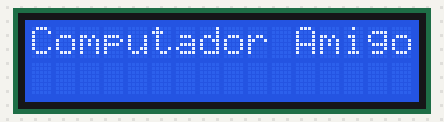
The sketch below on a simulated Arduino Uno, built with avr-gcc and run on an emulated ATmega328P. On the bench: 16×2 character LCD.

Above: at 0.1 s.
At 5.1 s:
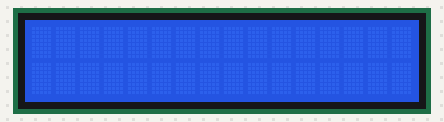

Measured:
- what the display in image 1 shows lasts 1.0 s, from 5.1 s to 6.1 s

The sketch:

fabricioLcd.ino
```cpp
#include <LiquidCrystal.h>

LiquidCrystal lcd(2,3,4,8,9,10,11);

void setup() {
  // put your setup code here, to run once:
  lcd.begin(16, 2);

}

void loop() {
  // put your main code here, to run repeatedly:
  lcd.print("Computador Amigo");
  delay(5000);
  lcd.clear();
  delay(1000);
}
```
